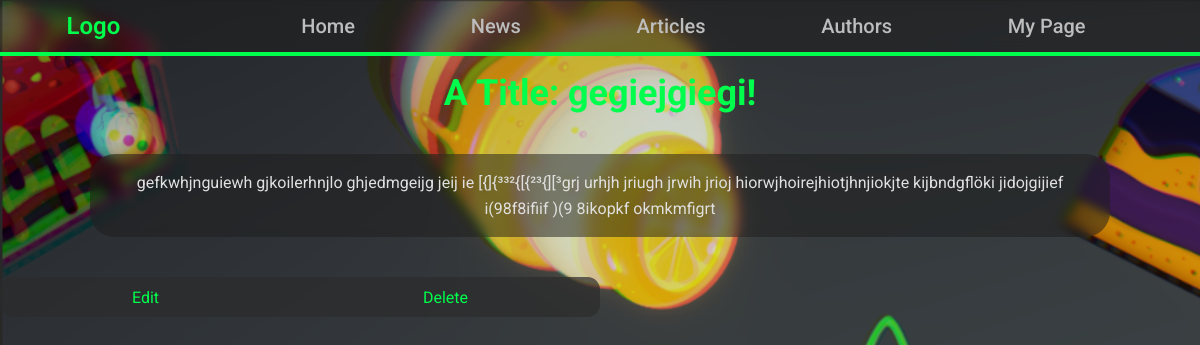
Screenshot of /main/articles/3 with the database file from the repository.
### newsportal/models.py (models this page shows)
class Post(models.Model):
    title = models.CharField(max_length=255)
    content = models.TextField(max_length=15000)
    creation_date = models.DateTimeField(auto_now=True)
    author = models.ForeignKey("Author", on_delete=models.CASCADE, blank=True, null=True)

### newsportal/views.py (the view)
# urls.py: path('articles/<int:pk>', Article_Detail.as_view(), name="Article_Detail"),
class Article_Detail(DetailView):
    model = Article
    template_name = "newsportal/Article/Article_Details.html"
    context_object_name = 'article'

### templates/newsportal/Article/Article_Details.html (shortened to what this page needs)
{% extends "default.html" %}
{% block Main%}
<div class="newsportal-post-Details-wrap">
    <h1 class="Text-Align-Center">
        {{article.title}}
    </h1>
    <h2 class="Text-Align-Center">
        {{article.content}}
    </h2>
    <div class="newsportal-post-wrap ">
        <a href="/main/articles/{{article.id}}/edit">
            Edit
        </a>
        <a href="/main/articles/{{article.id}}/delete">
            Delete
        </a>
    </div>
</div>
{% endblock Main%}

### static/style.css (style rules this page uses)
:root { --primary-color: #00ff4c; --primary-color-dark: #00e66f; --background-color: #1212128c; --surface-color: rgba(28, 28, 28, 0.5); --surface-color-less-transparent: rgba(44, 44, 44, 0.7); --text-primary: #E0E0E0; --text-secondary: #BDBDBD; --error-color: #E74C3C; }
* { font-size: 2vh; font-weight: 400; font-family: 'Roboto', sans-serif; color: var(--text-primary); box-sizing: border-box; }
html { height: 100%; }
body { background: url(BG.png) repeat; background-size: calc(3440px * 1.1) calc(1440px * 1.1); padding: 0; margin: 0; animation: BGAnim 150s ease-in-out infinite; }
h1, h2, h3 { margin: 0; padding: 0; }
h1 { color: var(--primary-color); font-weight: 700; font-size: 5vh; }
a { text-decoration: none; color: var(--primary-color); transition: color 0.2s ease-in-out; }
.Text-Align-Center { text-align: center; }
.newsportal-post-wrap { width: 50%; min-height: 5vh; background-color: var(--surface-color-less-transparent); border-radius: 12.5px; display: flex; justify-content: space-around; align-items: center; margin-top: 5vh; }
.newsportal-post-Details-wrap { width: 100%; }
.newsportal-post-Details-wrap h1 { width: 90%; margin: 2vh auto; font-size: 4.5vh; }
.newsportal-post-Details-wrap h2 { width: 85%; word-wrap: break-word; margin: 5vh auto; font-weight: 400; background-color: var(--surface-color); backdrop-filter: blur(5px); padding: 2vh; border-radius: 25px; line-height: 1.6; }

### rows the page displays
Post: title "A Title: gegiejgiegi!", content "gefkwhjnguiewh gjkoilerhnjlo ghjedmgeijg jeij ie [{]{³³²{[{²³{][³grj urhjh jriugh jrwih jrioj hiorwjhoirejhiotjhnjiokjte kijbndgflöki jidojgijief i(98f8ifiif )(9 8ikopkf okmkmfigrt"
